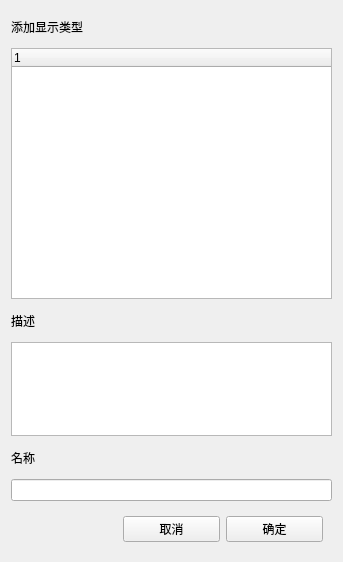
<?xml version="1.0" encoding="UTF-8"?>
<ui version="4.0">
 <class>AddDisplay</class>
 <widget class="QWidget" name="AddDisplay">
  <property name="geometry">
   <rect>
    <x>0</x>
    <y>0</y>
    <width>343</width>
    <height>562</height>
   </rect>
  </property>
  <property name="windowTitle">
   <string>Add</string>
  </property>
  <layout class="QVBoxLayout" name="verticalLayout_2">
   <item>
    <widget class="QLabel" name="displayType_label">
     <property name="sizePolicy">
      <sizepolicy hsizetype="Preferred" vsizetype="Preferred">
       <horstretch>0</horstretch>
       <verstretch>1</verstretch>
      </sizepolicy>
     </property>
     <property name="text">
      <string>添加显示类型</string>
     </property>
    </widget>
   </item>
   <item>
    <widget class="QTreeWidget" name="displayType_treeWidget">
     <property name="sizePolicy">
      <sizepolicy hsizetype="Expanding" vsizetype="Expanding">
       <horstretch>0</horstretch>
       <verstretch>8</verstretch>
      </sizepolicy>
     </property>
     <column>
      <property name="text">
       <string/>
      </property>
     </column>
    </widget>
   </item>
   <item>
    <widget class="QLabel" name="description_label">
     <property name="sizePolicy">
      <sizepolicy hsizetype="Preferred" vsizetype="Preferred">
       <horstretch>0</horstretch>
       <verstretch>1</verstretch>
      </sizepolicy>
     </property>
     <property name="text">
      <string>描述</string>
     </property>
    </widget>
   </item>
   <item>
    <widget class="QTextEdit" name="description_textEdit">
     <property name="sizePolicy">
      <sizepolicy hsizetype="Expanding" vsizetype="Expanding">
       <horstretch>0</horstretch>
       <verstretch>3</verstretch>
      </sizepolicy>
     </property>
    </widget>
   </item>
   <item>
    <widget class="QLabel" name="name_label">
     <property name="sizePolicy">
      <sizepolicy hsizetype="Preferred" vsizetype="Preferred">
       <horstretch>0</horstretch>
       <verstretch>1</verstretch>
      </sizepolicy>
     </property>
     <property name="text">
      <string>名称</string>
     </property>
    </widget>
   </item>
   <item>
    <widget class="QLineEdit" name="name_lineEdit"/>
   </item>
   <item>
    <widget class="QWidget" name="widget" native="true">
     <property name="sizePolicy">
      <sizepolicy hsizetype="Preferred" vsizetype="Preferred">
       <horstretch>0</horstretch>
       <verstretch>1</verstretch>
      </sizepolicy>
     </property>
     <layout class="QHBoxLayout" name="horizontalLayout">
      <item>
       <widget class="QWidget" name="widget_2" native="true"/>
      </item>
      <item>
       <widget class="QPushButton" name="cancel_Btn">
        <property name="text">
         <string>取消</string>
        </property>
       </widget>
      </item>
      <item>
       <widget class="QPushButton" name="confirm_Btn">
        <property name="text">
         <string>确定</string>
        </property>
       </widget>
      </item>
     </layout>
    </widget>
   </item>
  </layout>
 </widget>
 <resources/>
 <connections/>
</ui>
